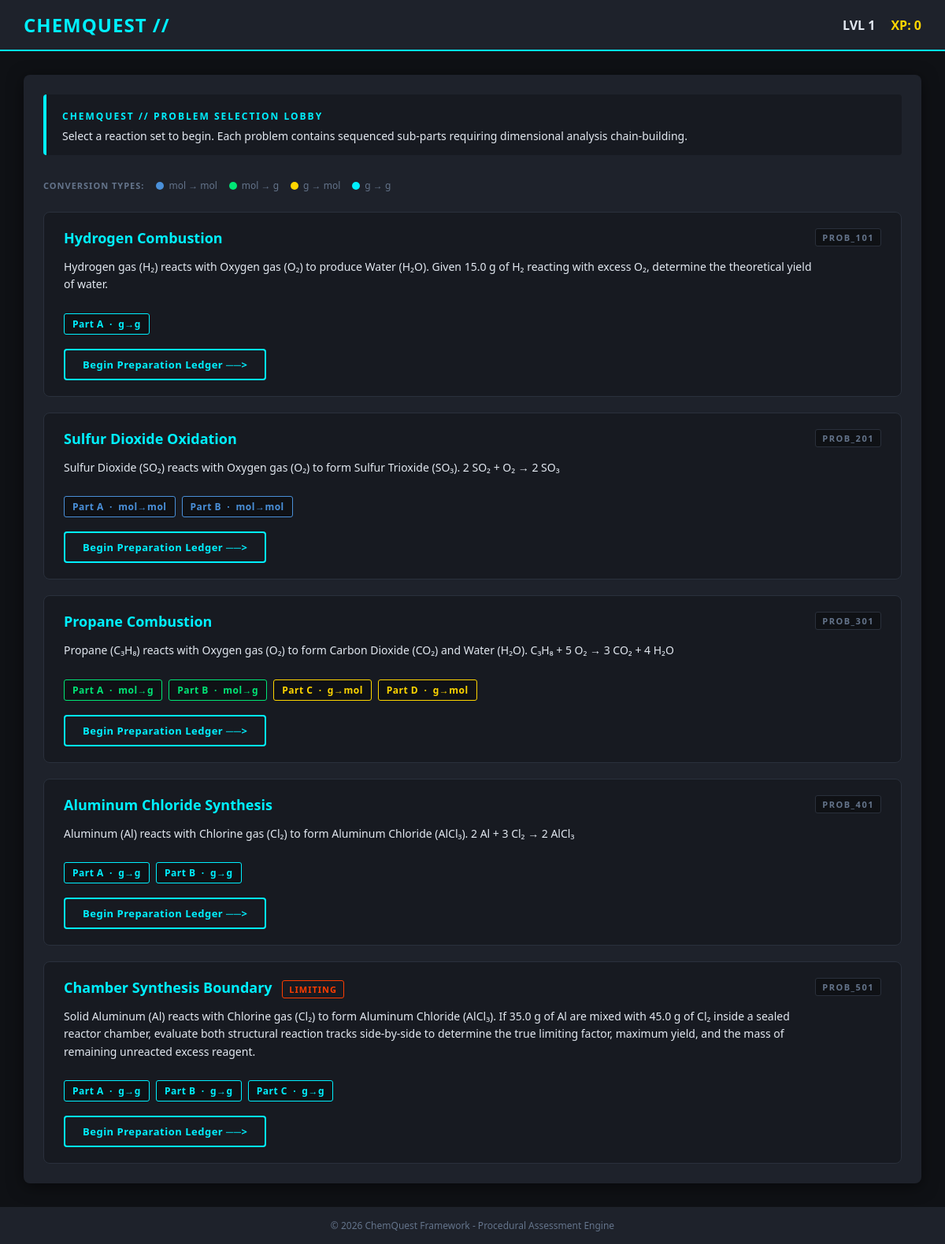
The page / on the database its author committed.
### core_app/models.py (models this page shows, shortened)
class StoichiometryProblem(models.Model):
    problem_id   = models.CharField(max_length=50, unique=True)
    title        = models.CharField(max_length=200)               # short label
    prompt       = models.TextField()                             # full word-problem text
    reactants_str = models.CharField(max_length=200)
    products_str  = models.CharField(max_length=200)
    correct_coefficients = models.CharField(max_length=50)
    is_limiting_problem = models.BooleanField(default=False)

class ProblemPart(models.Model):
    problem      = models.ForeignKey(StoichiometryProblem, on_delete=models.CASCADE,
                                     related_name='parts')
    part_label   = models.CharField(max_length=5)    # "a", "b", "c", "d"
    part_prompt  = models.TextField()                # "If 3.4 moles of SO2…"
    given_substance  = models.ForeignKey(Substance, on_delete=models.PROTECT,
                                         related_name='given_parts')
    given_quantity   = models.DecimalField(max_digits=12, decimal_places=4)
    given_unit       = models.CharField(max_length=10, default='g')   # 'g' or 'mol'
    target_substance = models.ForeignKey(Substance, on_delete=models.PROTECT,
                                         related_name='target_parts')
    target_unit      = models.CharField(max_length=10, default='g')   # 'g' or 'mol'
    conversion_type  = models.CharField(max_length=20, choices=CONVERSION_CHOICES,
                                        default=CONVERSION_G_TO_G)
    correct_answer   = models.DecimalField(max_digits=14, decimal_places=4)
    is_limiting_part = models.BooleanField(default=False)
    limiting_given_quantities = models.JSONField(default=dict, blank=True)
    order = models.PositiveSmallIntegerField(default=0)
    class Meta:
        ordering = ['order']
        unique_together = [('problem', 'part_label')]

### core_app/views.py (the view)
# urls.py: path('', views.problem_lobby, name='problem_lobby'),
def problem_lobby(request):
    problems = list(_all_problems())
    context = {
        'problems': problems,
        'user_lvl': 1,
        'user_xp':  0,
    }
    return render(request, 'problem_lobby.html', context)

### core_app/views.py (called while the page is built)
def _all_problems():
    return StoichiometryProblem.objects.prefetch_related('parts').order_by('problem_id')

### templates/problem_lobby.html (shortened to what this page needs)
{% extends 'base.html' %}
{% block content %}
<div class="lobby-header">
    <span style="color: var(--cyber-teal); font-weight: bold; font-size: 12px; letter-spacing: 2px;">CHEMQUEST // PROBLEM SELECTION LOBBY</span>
    <p style="margin: 6px 0 0 0; color: var(--text-light); font-size: 14px;">
        Select a reaction set to begin. Each problem contains sequenced sub-parts requiring dimensional analysis chain-building.
    </p>
</div>
<div class="conversion-legend">
    <span style="color: var(--text-muted); font-weight: bold; font-size: 11px; letter-spacing: 1px; align-self: center;">CONVERSION TYPES:</span>
    <span class="legend-item"><span class="legend-dot" style="background:#4A90D9;"></span> mol → mol</span>
    <span class="legend-item"><span class="legend-dot" style="background:var(--combo-green);"></span> mol → g</span>
    <span class="legend-item"><span class="legend-dot" style="background:var(--constant-gold);"></span> g → mol</span>
    <span class="legend-item"><span class="legend-dot" style="background:var(--cyber-teal);"></span> g → g</span>
</div>
<div class="problem-grid">
    {% for problem in problems %}
    <div class="problem-card">
        <div class="problem-card-header">
            <div>
                <p class="problem-title">
                    {{ problem.title }}
                    {% if problem.is_limiting_problem %}
                    <span style="font-size:11px; font-weight:bold; padding:3px 8px;
                                 border-radius:3px; border:1px solid var(--coral-red);
                                 color:var(--coral-red); margin-left:8px; vertical-align:middle;
                                 letter-spacing:1px;">LIMITING</span>
                    {% endif %}
                </p>
                <p class="problem-prompt-preview">{{ problem.prompt }}</p>
            </div>
            <span class="problem-id-badge">{{ problem.problem_id }}</span>
        </div>
        <div class="parts-strip">
            {% for part in problem.parts.all %}
            <span class="part-chip {% if part.conversion_type == 'mol_to_mol' %}mol-to-mol{% elif part.conversion_type == 'mol_to_g' %}mol-to-g{% elif part.conversion_type == 'g_to_mol' %}g-to-mol{% else %}g-to-g{% endif %}">
                Part {{ part.part_label|upper }}
                &nbsp;·&nbsp;
                {% if part.conversion_type == 'mol_to_mol' %}mol→mol
                {% elif part.conversion_type == 'mol_to_g' %}mol→g
                {% elif part.conversion_type == 'g_to_mol' %}g→mol
                {% else %}g→g{% endif %}
            </span>
            {% endfor %}
        </div>
        <a class="btn-start" href="{% url 'preparation_ledger' problem.problem_id %}">
            Begin Preparation Ledger ──>
        </a>
    </div>
    {% empty %}
    <p style="color: var(--text-muted); font-size: 15px;">
        No problems found. Run <code>python manage.py seed_problems</code> to populate the database.
    </p>
    {% endfor %}
</div>
{% endblock content %}

### templates/base.html (style rules this page uses)
:root { --bg-dark: #0F1115; --bg-slate: #1E222B; --cyber-teal: #00F0FF; --combo-green: #00E676; --coral-red: #FF3D00; --constant-gold: #FFD600; --text-light: #E2E8F0; --text-muted: #64748B; }
body { background-color: var(--bg-dark); color: var(--text-light); font-family: 'Segoe UI', Tahoma, Geneva, Verdana, sans-serif; margin: 0; padding: 0; display: flex; flex-direction: column; min-height: 100vh; }

### templates/problem_lobby.html (style rules this page uses)
.lobby-header { border-left: 4px solid var(--cyber-teal); padding: 15px 20px; background: #171A21; border-radius: 4px; margin-bottom: 30px; }
.problem-grid { display: flex; flex-direction: column; gap: 20px; }
.problem-card { background: #171A21; border: 1px solid #2A303C; border-radius: 8px; padding: 20px 25px; transition: border-color 0.2s ease, box-shadow 0.2s ease; }
.problem-card-header { display: flex; justify-content: space-between; align-items: flex-start; margin-bottom: 10px; }
.problem-id-badge { font-size: 11px; font-weight: bold; letter-spacing: 1.5px; color: var(--text-muted); background: var(--bg-dark); padding: 3px 8px; border-radius: 3px; border: 1px solid #2A303C; }
.problem-title { font-size: 18px; font-weight: bold; color: var(--cyber-teal); margin: 0 0 6px 0; }
.problem-prompt-preview { color: var(--text-light); font-size: 14px; line-height: 1.6; margin-bottom: 15px; }
.parts-strip { display: flex; gap: 8px; flex-wrap: wrap; margin-bottom: 18px; }
.part-chip { font-size: 12px; font-weight: bold; padding: 4px 10px; border-radius: 3px; border: 1px solid #2A303C; color: var(--text-muted); background: var(--bg-dark); letter-spacing: 0.5px; }
.part-chip.mol-to-mol { border-color: #4A90D9; color: #4A90D9; }
.part-chip.mol-to-g { border-color: var(--combo-green); color: var(--combo-green); }
.part-chip.g-to-mol { border-color: var(--constant-gold); color: var(--constant-gold); }
.part-chip.g-to-g { border-color: var(--cyber-teal); color: var(--cyber-teal); }
.btn-start { background: transparent; border: 2px solid var(--cyber-teal); color: var(--cyber-teal); padding: 9px 22px; font-weight: bold; font-size: 13px; border-radius: 4px; cursor: pointer; letter-spacing: 0.5px; transition: all 0.2s ease; text-decoration: none; display: inline-block; }
.conversion-legend { display: flex; gap: 15px; flex-wrap: wrap; margin-bottom: 25px; font-size: 12px; }
.legend-item { display: flex; align-items: center; gap: 6px; color: var(--text-muted); }
.legend-dot { width: 10px; height: 10px; border-radius: 50%; }

### rows shown on the page
StoichiometryProblem: title "Hydrogen Combustion", prompt "Hydrogen gas (H₂) reacts with Oxygen gas (O₂) to produce Water (H₂O). Given 15.0 g of H₂ reacting with excess O₂, determine the theoretical yield of water.", problem_id "PROB_101"
ProblemPart: part_label "A", conversion_type "g→g"
StoichiometryProblem: title "Sulfur Dioxide Oxidation", prompt "Sulfur Dioxide (SO₂) reacts with Oxygen gas (O₂) to form Sulfur Trioxide (SO₃). 2 SO₂ + O₂ → 2 SO₃", problem_id "PROB_201"
ProblemPart: part_label "A", conversion_type "mol→mol"
ProblemPart: part_label "B", conversion_type "mol→mol"
StoichiometryProblem: title "Propane Combustion", prompt "Propane (C₃H₈) reacts with Oxygen gas (O₂) to form Carbon Dioxide (CO₂) and Water (H₂O). C₃H₈ + 5 O₂ → 3 CO₂ + 4 H₂O", problem_id "PROB_301"
ProblemPart: part_label "A", conversion_type "mol→g"
ProblemPart: part_label "B", conversion_type "mol→g"
ProblemPart: part_label "C", conversion_type "g→mol"
ProblemPart: part_label "D", conversion_type "g→mol"
StoichiometryProblem: title "Aluminum Chloride Synthesis", prompt "Aluminum (Al) reacts with Chlorine gas (Cl₂) to form Aluminum Chloride (AlCl₃). 2 Al + 3 Cl₂ → 2 AlCl₃", problem_id "PROB_401"
ProblemPart: part_label "A", conversion_type "g→g"
ProblemPart: part_label "B", conversion_type "g→g"
StoichiometryProblem: title "Chamber Synthesis Boundary", is_limiting_problem "LIMITING", prompt "Solid Aluminum (Al) reacts with Chlorine gas (Cl₂) to form Aluminum Chloride (AlCl₃). If 35.0 g of Al are mixed with 45.0 g of Cl₂ inside a sealed reactor chamber, evaluate both structural reaction tracks side-by-side to determine the true limiting factor, maximum yield, and the mass of remaining unreacted excess reagent.", problem_id "PROB_501"
ProblemPart: part_label "A", conversion_type "g→g"
ProblemPart: part_label "B", conversion_type "g→g"
ProblemPart: part_label "C", conversion_type "g→g"
